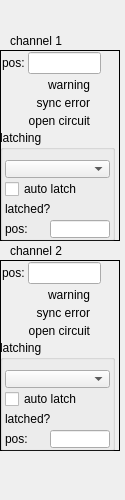
<?xml version="1.0" encoding="UTF-8"?>
<ui version="4.0">
 <class>Form</class>
 <widget class="QWidget" name="Form">
  <property name="geometry">
   <rect>
    <x>0</x>
    <y>0</y>
    <width>125</width>
    <height>500</height>
   </rect>
  </property>
  <property name="windowTitle">
   <string>Form</string>
  </property>
  <widget class="caInclude" name="cainclude">
   <property name="geometry">
    <rect>
     <x>0</x>
     <y>0</y>
     <width>128</width>
     <height>500</height>
    </rect>
   </property>
   <property name="macro">
    <string>IOC=$(IOC),MasterID=$(MasterID),SlaveID=$(SlaveID)</string>
   </property>
   <property name="filename" stdset="0">
    <string notr="true">ecmcE_slave_frame.ui</string>
   </property>
  </widget>
  <widget class="caLabel" name="calabel">
   <property name="geometry">
    <rect>
     <x>10</x>
     <y>30</y>
     <width>101</width>
     <height>21</height>
    </rect>
   </property>
   <property name="text">
    <string>channel 1</string>
   </property>
   <property name="alignment">
    <set>Qt::AlignLeading|Qt::AlignLeft|Qt::AlignVCenter</set>
   </property>
  </widget>
  <widget class="caFrame" name="caframe">
   <property name="geometry">
    <rect>
     <x>0</x>
     <y>50</y>
     <width>120</width>
     <height>191</height>
    </rect>
   </property>
   <property name="frameShape">
    <enum>QFrame::Box</enum>
   </property>
   <property name="macro">
    <string notr="true">IOC=$(IOC),MasterID=$(MasterID),SlaveID=$(SlaveID),CH=1</string>
   </property>
   <widget class="caFrame" name="caframe_3">
    <property name="geometry">
     <rect>
      <x>0</x>
      <y>0</y>
      <width>120</width>
      <height>80</height>
     </rect>
    </property>
    <property name="macro">
     <string notr="true">CH=1,IOC=$(IOC),MasterID=$(MasterID),SlaveID=$(SlaveID),HWType=$(HWType)</string>
    </property>
    <layout class="QGridLayout" name="gridLayout_8">
     <property name="leftMargin">
      <number>2</number>
     </property>
     <property name="topMargin">
      <number>2</number>
     </property>
     <property name="rightMargin">
      <number>2</number>
     </property>
     <property name="bottomMargin">
      <number>2</number>
     </property>
     <property name="spacing">
      <number>2</number>
     </property>
     <item row="0" column="0">
      <layout class="QHBoxLayout" name="horizontalLayout_2" stretch="1,3,0">
       <item>
        <widget class="caLabel" name="calabel_10">
         <property name="text">
          <string>pos:</string>
         </property>
        </widget>
       </item>
       <item>
        <widget class="caLineEdit" name="calineedit_3">
         <property name="channel" stdset="0">
          <string notr="true">$(IOC):m$(MasterID)s$(SlaveID)-Enc0$(CH)-PosAct</string>
         </property>
         <property name="background">
          <color alpha="0">
           <red>160</red>
           <green>160</green>
           <blue>164</blue>
          </color>
         </property>
         <property name="colorMode">
          <enum>caLineEdit::Static</enum>
         </property>
         <property name="precisionMode">
          <enum>caLineEdit::User</enum>
         </property>
        </widget>
       </item>
       <item>
        <widget class="caRelatedDisplay" name="carelateddisplay_4">
         <property name="minimumSize">
          <size>
           <width>15</width>
           <height>16</height>
          </size>
         </property>
         <property name="maximumSize">
          <size>
           <width>15</width>
           <height>16</height>
          </size>
         </property>
         <property name="labels">
          <string>&gt;</string>
         </property>
         <property name="files">
          <string>ecmcGraph_v1.ui</string>
         </property>
         <property name="args">
          <string>TITLE=m$(MasterID)s$(SlaveID).Enc01: Actual Position,PV=$(IOC):m$(MasterID)s$(SlaveID)-Enc0$(CH)-PosAct,IOC=$(IOC)</string>
         </property>
        </widget>
       </item>
      </layout>
     </item>
     <item row="1" column="0">
      <layout class="QGridLayout" name="gridLayout_2" columnstretch="10,3">
       <property name="spacing">
        <number>2</number>
       </property>
       <item row="1" column="0">
        <widget class="caLabel" name="calabel_11">
         <property name="toolTip">
          <string/>
         </property>
         <property name="text">
          <string>sync error</string>
         </property>
         <property name="textFormat">
          <enum>Qt::PlainText</enum>
         </property>
         <property name="alignment">
          <set>Qt::AlignBottom|Qt::AlignRight|Qt::AlignTrailing</set>
         </property>
        </widget>
       </item>
       <item row="0" column="1">
        <widget class="caLed" name="caled_6">
         <property name="toolTip">
          <string>&lt;html&gt;&lt;head/&gt;&lt;body&gt;&lt;p&gt;E-Bus Power Status&lt;/p&gt;&lt;/body&gt;&lt;/html&gt;</string>
         </property>
         <property name="rectangular">
          <bool>true</bool>
         </property>
         <property name="gradientEnabled">
          <bool>false</bool>
         </property>
         <property name="ledWidth">
          <number>16</number>
         </property>
         <property name="ledHeight">
          <number>16</number>
         </property>
         <property name="channel" stdset="0">
          <string notr="true">$(IOC):m$(MasterID)s$(SlaveID)-Enc0$(CH)-WrnAlrm</string>
         </property>
         <property name="colorMode">
          <enum>caLed::Static</enum>
         </property>
         <property name="falseColor">
          <color>
           <red>170</red>
           <green>0</green>
           <blue>0</blue>
          </color>
         </property>
         <property name="trueColor">
          <color>
           <red>0</red>
           <green>85</green>
           <blue>0</blue>
          </color>
         </property>
         <property name="trueValue">
          <string notr="true">0</string>
         </property>
         <property name="falseValue">
          <string notr="true">1</string>
         </property>
        </widget>
       </item>
       <item row="2" column="1">
        <widget class="caLed" name="caled_8">
         <property name="toolTip">
          <string/>
         </property>
         <property name="rectangular">
          <bool>true</bool>
         </property>
         <property name="gradientEnabled">
          <bool>false</bool>
         </property>
         <property name="ledWidth">
          <number>16</number>
         </property>
         <property name="ledHeight">
          <number>16</number>
         </property>
         <property name="channel" stdset="0">
          <string notr="true">$(IOC):m$(MasterID)s$(SlaveID)-Enc0$(CH)-OpnCrctAlrm</string>
         </property>
         <property name="colorMode">
          <enum>caLed::Static</enum>
         </property>
         <property name="falseColor">
          <color>
           <red>170</red>
           <green>0</green>
           <blue>0</blue>
          </color>
         </property>
         <property name="trueColor">
          <color>
           <red>0</red>
           <green>85</green>
           <blue>0</blue>
          </color>
         </property>
         <property name="trueValue">
          <string notr="true">0</string>
         </property>
         <property name="falseValue">
          <string notr="true">1</string>
         </property>
        </widget>
       </item>
       <item row="2" column="0">
        <widget class="caLabel" name="calabel_12">
         <property name="toolTip">
          <string/>
         </property>
         <property name="text">
          <string>open circuit</string>
         </property>
         <property name="textFormat">
          <enum>Qt::PlainText</enum>
         </property>
         <property name="alignment">
          <set>Qt::AlignBottom|Qt::AlignRight|Qt::AlignTrailing</set>
         </property>
        </widget>
       </item>
       <item row="0" column="0">
        <widget class="caLabel" name="calabel_13">
         <property name="toolTip">
          <string/>
         </property>
         <property name="text">
          <string>warning</string>
         </property>
         <property name="textFormat">
          <enum>Qt::PlainText</enum>
         </property>
         <property name="alignment">
          <set>Qt::AlignBottom|Qt::AlignRight|Qt::AlignTrailing</set>
         </property>
        </widget>
       </item>
       <item row="1" column="1">
        <widget class="caLed" name="caled_9">
         <property name="toolTip">
          <string/>
         </property>
         <property name="rectangular">
          <bool>true</bool>
         </property>
         <property name="gradientEnabled">
          <bool>false</bool>
         </property>
         <property name="ledWidth">
          <number>16</number>
         </property>
         <property name="ledHeight">
          <number>16</number>
         </property>
         <property name="channel" stdset="0">
          <string notr="true">$(IOC):m$(MasterID)s$(SlaveID)-Enc0$(CH)-SyncErrAlrm</string>
         </property>
         <property name="colorMode">
          <enum>caLed::Static</enum>
         </property>
         <property name="falseColor">
          <color>
           <red>170</red>
           <green>0</green>
           <blue>0</blue>
          </color>
         </property>
         <property name="trueColor">
          <color>
           <red>0</red>
           <green>85</green>
           <blue>0</blue>
          </color>
         </property>
         <property name="trueValue">
          <string notr="true">0</string>
         </property>
         <property name="falseValue">
          <string notr="true">1</string>
         </property>
        </widget>
       </item>
      </layout>
     </item>
    </layout>
   </widget>
   <widget class="QGroupBox" name="groupBox_2">
    <property name="geometry">
     <rect>
      <x>0</x>
      <y>80</y>
      <width>115</width>
      <height>111</height>
     </rect>
    </property>
    <property name="title">
     <string>latching</string>
    </property>
    <widget class="caToggleButton" name="catogglebutton_2">
     <property name="geometry">
      <rect>
       <x>5</x>
       <y>50</y>
       <width>105</width>
       <height>18</height>
      </rect>
     </property>
     <property name="text">
      <string>auto latch</string>
     </property>
     <property name="channel" stdset="0">
      <string notr="true">$(IOC):m$(MasterID)s$(SlaveID)-Enc0$(CH)-LtchAutRstSp</string>
     </property>
     <property name="trueValue">
      <string>1</string>
     </property>
    </widget>
    <widget class="caMenu" name="camenu_2">
     <property name="geometry">
      <rect>
       <x>5</x>
       <y>30</y>
       <width>105</width>
       <height>18</height>
      </rect>
     </property>
     <property name="channel" stdset="0">
      <string notr="true">$(IOC):m$(MasterID)s$(SlaveID)-Enc0$(CH)-LtchCmd</string>
     </property>
    </widget>
    <widget class="caLabel" name="calabel_14">
     <property name="geometry">
      <rect>
       <x>5</x>
       <y>70</y>
       <width>75</width>
       <height>18</height>
      </rect>
     </property>
     <property name="toolTip">
      <string>&lt;html&gt;&lt;head/&gt;&lt;body&gt;&lt;p&gt;E-Bus Power Status&lt;/p&gt;&lt;/body&gt;&lt;/html&gt;</string>
     </property>
     <property name="text">
      <string>latched?</string>
     </property>
     <property name="alignment">
      <set>Qt::AlignLeading|Qt::AlignLeft|Qt::AlignVCenter</set>
     </property>
    </widget>
    <widget class="caLed" name="caled_10">
     <property name="geometry">
      <rect>
       <x>90</x>
       <y>70</y>
       <width>22</width>
       <height>18</height>
      </rect>
     </property>
     <property name="toolTip">
      <string>&lt;html&gt;&lt;head/&gt;&lt;body&gt;&lt;p&gt;E-Bus Power Status&lt;/p&gt;&lt;/body&gt;&lt;/html&gt;</string>
     </property>
     <property name="rectangular">
      <bool>true</bool>
     </property>
     <property name="gradientEnabled">
      <bool>false</bool>
     </property>
     <property name="ledWidth">
      <number>16</number>
     </property>
     <property name="ledHeight">
      <number>16</number>
     </property>
     <property name="channel" stdset="0">
      <string notr="true">$(IOC):m$(MasterID)s$(SlaveID)-Enc0$(CH)-ExtLtchOK</string>
     </property>
     <property name="colorMode">
      <enum>caLed::Static</enum>
     </property>
     <property name="falseColor">
      <color>
       <red>170</red>
       <green>0</green>
       <blue>0</blue>
      </color>
     </property>
     <property name="trueColor">
      <color>
       <red>0</red>
       <green>85</green>
       <blue>0</blue>
      </color>
     </property>
     <property name="trueValue">
      <string notr="true">1</string>
     </property>
     <property name="falseValue">
      <string notr="true">0</string>
     </property>
    </widget>
    <widget class="caLineEdit" name="calineedit_4">
     <property name="geometry">
      <rect>
       <x>50</x>
       <y>90</y>
       <width>60</width>
       <height>18</height>
      </rect>
     </property>
     <property name="channel" stdset="0">
      <string notr="true">$(IOC):m$(MasterID)s$(SlaveID)-Enc0$(CH)-ExtLtchOK</string>
     </property>
     <property name="background">
      <color alpha="0">
       <red>160</red>
       <green>160</green>
       <blue>164</blue>
      </color>
     </property>
     <property name="colorMode">
      <enum>caLineEdit::Static</enum>
     </property>
     <property name="precisionMode">
      <enum>caLineEdit::User</enum>
     </property>
    </widget>
    <widget class="caLabel" name="calabel_15">
     <property name="geometry">
      <rect>
       <x>5</x>
       <y>90</y>
       <width>40</width>
       <height>18</height>
      </rect>
     </property>
     <property name="text">
      <string>pos:</string>
     </property>
     <property name="alignment">
      <set>Qt::AlignLeading|Qt::AlignLeft|Qt::AlignVCenter</set>
     </property>
    </widget>
   </widget>
  </widget>
  <widget class="caLabel" name="calabel_2">
   <property name="geometry">
    <rect>
     <x>10</x>
     <y>240</y>
     <width>101</width>
     <height>21</height>
    </rect>
   </property>
   <property name="text">
    <string>channel 2</string>
   </property>
   <property name="alignment">
    <set>Qt::AlignLeading|Qt::AlignLeft|Qt::AlignVCenter</set>
   </property>
  </widget>
  <widget class="caFrame" name="caframe_2">
   <property name="geometry">
    <rect>
     <x>0</x>
     <y>260</y>
     <width>120</width>
     <height>191</height>
    </rect>
   </property>
   <property name="frameShape">
    <enum>QFrame::Box</enum>
   </property>
   <property name="macro">
    <string notr="true">IOC=$(IOC),MasterID=$(MasterID),SlaveID=$(SlaveID),CH=2</string>
   </property>
   <widget class="caFrame" name="caframe_4">
    <property name="geometry">
     <rect>
      <x>0</x>
      <y>0</y>
      <width>120</width>
      <height>80</height>
     </rect>
    </property>
    <property name="macro">
     <string notr="true">CH=2,IOC=$(IOC),MasterID=$(MasterID),SlaveID=$(SlaveID),HWType=$(HWType)</string>
    </property>
    <layout class="QGridLayout" name="gridLayout_9">
     <property name="leftMargin">
      <number>2</number>
     </property>
     <property name="topMargin">
      <number>2</number>
     </property>
     <property name="rightMargin">
      <number>2</number>
     </property>
     <property name="bottomMargin">
      <number>2</number>
     </property>
     <property name="spacing">
      <number>2</number>
     </property>
     <item row="0" column="0">
      <layout class="QHBoxLayout" name="horizontalLayout_3" stretch="1,3,0">
       <item>
        <widget class="caLabel" name="calabel_16">
         <property name="text">
          <string>pos:</string>
         </property>
        </widget>
       </item>
       <item>
        <widget class="caLineEdit" name="calineedit_5">
         <property name="channel" stdset="0">
          <string notr="true">$(IOC):m$(MasterID)s$(SlaveID)-Enc0$(CH)-PosAct</string>
         </property>
         <property name="background">
          <color alpha="0">
           <red>160</red>
           <green>160</green>
           <blue>164</blue>
          </color>
         </property>
         <property name="colorMode">
          <enum>caLineEdit::Static</enum>
         </property>
         <property name="precisionMode">
          <enum>caLineEdit::User</enum>
         </property>
        </widget>
       </item>
       <item>
        <widget class="caRelatedDisplay" name="carelateddisplay_5">
         <property name="minimumSize">
          <size>
           <width>15</width>
           <height>16</height>
          </size>
         </property>
         <property name="maximumSize">
          <size>
           <width>15</width>
           <height>16</height>
          </size>
         </property>
         <property name="labels">
          <string>&gt;</string>
         </property>
         <property name="files">
          <string>ecmcGraph_v1.ui</string>
         </property>
         <property name="args">
          <string>TITLE=m$(MasterID)s$(SlaveID).Enc0$(CH): Actual Position,PV=$(IOC):m$(MasterID)s$(SlaveID)-Enc01-PosAct,IOC=$(IOC)</string>
         </property>
        </widget>
       </item>
      </layout>
     </item>
     <item row="1" column="0">
      <layout class="QGridLayout" name="gridLayout_3" columnstretch="10,3">
       <property name="spacing">
        <number>2</number>
       </property>
       <item row="1" column="0">
        <widget class="caLabel" name="calabel_17">
         <property name="toolTip">
          <string/>
         </property>
         <property name="text">
          <string>sync error</string>
         </property>
         <property name="textFormat">
          <enum>Qt::PlainText</enum>
         </property>
         <property name="alignment">
          <set>Qt::AlignBottom|Qt::AlignRight|Qt::AlignTrailing</set>
         </property>
        </widget>
       </item>
       <item row="0" column="1">
        <widget class="caLed" name="caled_7">
         <property name="toolTip">
          <string>&lt;html&gt;&lt;head/&gt;&lt;body&gt;&lt;p&gt;E-Bus Power Status&lt;/p&gt;&lt;/body&gt;&lt;/html&gt;</string>
         </property>
         <property name="rectangular">
          <bool>true</bool>
         </property>
         <property name="gradientEnabled">
          <bool>false</bool>
         </property>
         <property name="ledWidth">
          <number>16</number>
         </property>
         <property name="ledHeight">
          <number>16</number>
         </property>
         <property name="channel" stdset="0">
          <string notr="true">$(IOC):m$(MasterID)s$(SlaveID)-Enc0$(CH)-WrnAlrm</string>
         </property>
         <property name="colorMode">
          <enum>caLed::Static</enum>
         </property>
         <property name="falseColor">
          <color>
           <red>170</red>
           <green>0</green>
           <blue>0</blue>
          </color>
         </property>
         <property name="trueColor">
          <color>
           <red>0</red>
           <green>85</green>
           <blue>0</blue>
          </color>
         </property>
         <property name="trueValue">
          <string notr="true">0</string>
         </property>
         <property name="falseValue">
          <string notr="true">1</string>
         </property>
        </widget>
       </item>
       <item row="2" column="1">
        <widget class="caLed" name="caled_11">
         <property name="toolTip">
          <string/>
         </property>
         <property name="rectangular">
          <bool>true</bool>
         </property>
         <property name="gradientEnabled">
          <bool>false</bool>
         </property>
         <property name="ledWidth">
          <number>16</number>
         </property>
         <property name="ledHeight">
          <number>16</number>
         </property>
         <property name="channel" stdset="0">
          <string notr="true">$(IOC):m$(MasterID)s$(SlaveID)-Enc0$(CH)-OpnCrctAlrm</string>
         </property>
         <property name="colorMode">
          <enum>caLed::Static</enum>
         </property>
         <property name="falseColor">
          <color>
           <red>170</red>
           <green>0</green>
           <blue>0</blue>
          </color>
         </property>
         <property name="trueColor">
          <color>
           <red>0</red>
           <green>85</green>
           <blue>0</blue>
          </color>
         </property>
         <property name="trueValue">
          <string notr="true">0</string>
         </property>
         <property name="falseValue">
          <string notr="true">1</string>
         </property>
        </widget>
       </item>
       <item row="2" column="0">
        <widget class="caLabel" name="calabel_18">
         <property name="toolTip">
          <string/>
         </property>
         <property name="text">
          <string>open circuit</string>
         </property>
         <property name="textFormat">
          <enum>Qt::PlainText</enum>
         </property>
         <property name="alignment">
          <set>Qt::AlignBottom|Qt::AlignRight|Qt::AlignTrailing</set>
         </property>
        </widget>
       </item>
       <item row="0" column="0">
        <widget class="caLabel" name="calabel_19">
         <property name="toolTip">
          <string/>
         </property>
         <property name="text">
          <string>warning</string>
         </property>
         <property name="textFormat">
          <enum>Qt::PlainText</enum>
         </property>
         <property name="alignment">
          <set>Qt::AlignBottom|Qt::AlignRight|Qt::AlignTrailing</set>
         </property>
        </widget>
       </item>
       <item row="1" column="1">
        <widget class="caLed" name="caled_12">
         <property name="toolTip">
          <string/>
         </property>
         <property name="rectangular">
          <bool>true</bool>
         </property>
         <property name="gradientEnabled">
          <bool>false</bool>
         </property>
         <property name="ledWidth">
          <number>16</number>
         </property>
         <property name="ledHeight">
          <number>16</number>
         </property>
         <property name="channel" stdset="0">
          <string notr="true">$(IOC):m$(MasterID)s$(SlaveID)-Enc0$(CH)-SyncErrAlrm</string>
         </property>
         <property name="colorMode">
          <enum>caLed::Static</enum>
         </property>
         <property name="falseColor">
          <color>
           <red>170</red>
           <green>0</green>
           <blue>0</blue>
          </color>
         </property>
         <property name="trueColor">
          <color>
           <red>0</red>
           <green>85</green>
           <blue>0</blue>
          </color>
         </property>
         <property name="trueValue">
          <string notr="true">0</string>
         </property>
         <property name="falseValue">
          <string notr="true">1</string>
         </property>
        </widget>
       </item>
      </layout>
     </item>
    </layout>
   </widget>
   <widget class="QGroupBox" name="groupBox_3">
    <property name="geometry">
     <rect>
      <x>0</x>
      <y>80</y>
      <width>115</width>
      <height>111</height>
     </rect>
    </property>
    <property name="title">
     <string>latching</string>
    </property>
    <widget class="caToggleButton" name="catogglebutton_3">
     <property name="geometry">
      <rect>
       <x>5</x>
       <y>50</y>
       <width>105</width>
       <height>18</height>
      </rect>
     </property>
     <property name="text">
      <string>auto latch</string>
     </property>
     <property name="channel" stdset="0">
      <string notr="true">$(IOC):m$(MasterID)s$(SlaveID)-Enc0$(CH)-LtchAutRstSp</string>
     </property>
     <property name="trueValue">
      <string>1</string>
     </property>
    </widget>
    <widget class="caMenu" name="camenu_3">
     <property name="geometry">
      <rect>
       <x>5</x>
       <y>30</y>
       <width>105</width>
       <height>18</height>
      </rect>
     </property>
     <property name="channel" stdset="0">
      <string notr="true">$(IOC):m$(MasterID)s$(SlaveID)-Enc0$(CH)-LtchCmd</string>
     </property>
    </widget>
    <widget class="caLabel" name="calabel_20">
     <property name="geometry">
      <rect>
       <x>5</x>
       <y>70</y>
       <width>75</width>
       <height>18</height>
      </rect>
     </property>
     <property name="toolTip">
      <string>&lt;html&gt;&lt;head/&gt;&lt;body&gt;&lt;p&gt;E-Bus Power Status&lt;/p&gt;&lt;/body&gt;&lt;/html&gt;</string>
     </property>
     <property name="text">
      <string>latched?</string>
     </property>
     <property name="alignment">
      <set>Qt::AlignLeading|Qt::AlignLeft|Qt::AlignVCenter</set>
     </property>
    </widget>
    <widget class="caLed" name="caled_13">
     <property name="geometry">
      <rect>
       <x>90</x>
       <y>70</y>
       <width>22</width>
       <height>18</height>
      </rect>
     </property>
     <property name="toolTip">
      <string>&lt;html&gt;&lt;head/&gt;&lt;body&gt;&lt;p&gt;E-Bus Power Status&lt;/p&gt;&lt;/body&gt;&lt;/html&gt;</string>
     </property>
     <property name="rectangular">
      <bool>true</bool>
     </property>
     <property name="gradientEnabled">
      <bool>false</bool>
     </property>
     <property name="ledWidth">
      <number>16</number>
     </property>
     <property name="ledHeight">
      <number>16</number>
     </property>
     <property name="channel" stdset="0">
      <string notr="true">$(IOC):m$(MasterID)s$(SlaveID)-Enc0$(CH)-ExtLtchOK</string>
     </property>
     <property name="colorMode">
      <enum>caLed::Static</enum>
     </property>
     <property name="falseColor">
      <color>
       <red>170</red>
       <green>0</green>
       <blue>0</blue>
      </color>
     </property>
     <property name="trueColor">
      <color>
       <red>0</red>
       <green>85</green>
       <blue>0</blue>
      </color>
     </property>
     <property name="trueValue">
      <string notr="true">1</string>
     </property>
     <property name="falseValue">
      <string notr="true">0</string>
     </property>
    </widget>
    <widget class="caLineEdit" name="calineedit_6">
     <property name="geometry">
      <rect>
       <x>50</x>
       <y>90</y>
       <width>60</width>
       <height>18</height>
      </rect>
     </property>
     <property name="channel" stdset="0">
      <string notr="true">$(IOC):m$(MasterID)s$(SlaveID)-Enc0$(CH)-ExtLtchOK</string>
     </property>
     <property name="background">
      <color alpha="0">
       <red>160</red>
       <green>160</green>
       <blue>164</blue>
      </color>
     </property>
     <property name="colorMode">
      <enum>caLineEdit::Static</enum>
     </property>
     <property name="precisionMode">
      <enum>caLineEdit::User</enum>
     </property>
    </widget>
    <widget class="caLabel" name="calabel_21">
     <property name="geometry">
      <rect>
       <x>5</x>
       <y>90</y>
       <width>40</width>
       <height>18</height>
      </rect>
     </property>
     <property name="text">
      <string>pos:</string>
     </property>
     <property name="alignment">
      <set>Qt::AlignLeading|Qt::AlignLeft|Qt::AlignVCenter</set>
     </property>
    </widget>
   </widget>
  </widget>
 </widget>
 <customwidgets>
  <customwidget>
   <class>caMenu</class>
   <extends>QComboBox</extends>
   <header>caMenu</header>
  </customwidget>
  <customwidget>
   <class>caRelatedDisplay</class>
   <extends>QWidget</extends>
   <header>caRelatedDisplay</header>
  </customwidget>
  <customwidget>
   <class>caToggleButton</class>
   <extends>QCheckBox</extends>
   <header>caToggleButton</header>
  </customwidget>
  <customwidget>
   <class>caFrame</class>
   <extends>QFrame</extends>
   <header>caFrame</header>
   <container>1</container>
  </customwidget>
  <customwidget>
   <class>caLabel</class>
   <extends>QLabel</extends>
   <header>caLabel</header>
  </customwidget>
  <customwidget>
   <class>caInclude</class>
   <extends>QWidget</extends>
   <header>caInclude</header>
  </customwidget>
  <customwidget>
   <class>caLed</class>
   <extends>QWidget</extends>
   <header>caLed</header>
  </customwidget>
  <customwidget>
   <class>caLineEdit</class>
   <extends>QLineEdit</extends>
   <header>caLineEdit</header>
  </customwidget>
 </customwidgets>
 <resources/>
 <connections/>
</ui>
